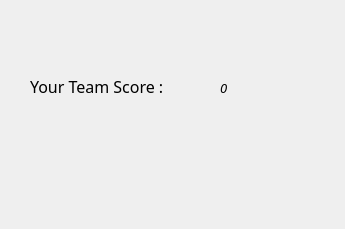
<?xml version="1.0" encoding="UTF-8"?>
<ui version="4.0">
 <class>Dialog</class>
 <widget class="QDialog" name="Dialog">
  <property name="geometry">
   <rect>
    <x>0</x>
    <y>0</y>
    <width>345</width>
    <height>229</height>
   </rect>
  </property>
  <property name="minimumSize">
   <size>
    <width>345</width>
    <height>229</height>
   </size>
  </property>
  <property name="maximumSize">
   <size>
    <width>346</width>
    <height>229</height>
   </size>
  </property>
  <property name="windowTitle">
   <string>FinalScore</string>
  </property>
  <property name="windowIcon">
   <iconset theme="final">
    <normaloff>.</normaloff>.</iconset>
  </property>
  <widget class="QLabel" name="label">
   <property name="geometry">
    <rect>
     <x>30</x>
     <y>70</y>
     <width>201</width>
     <height>33</height>
    </rect>
   </property>
   <property name="font">
    <font>
     <family>Bahnschrift Condensed</family>
     <pointsize>12</pointsize>
     <weight>50</weight>
     <bold>false</bold>
    </font>
   </property>
   <property name="text">
    <string>Your Team Score :</string>
   </property>
  </widget>
  <widget class="QLabel" name="finalscore">
   <property name="geometry">
    <rect>
     <x>220</x>
     <y>80</y>
     <width>101</width>
     <height>16</height>
    </rect>
   </property>
   <property name="font">
    <font>
     <family>Rockwell</family>
     <pointsize>10</pointsize>
     <italic>true</italic>
    </font>
   </property>
   <property name="text">
    <string>0</string>
   </property>
  </widget>
 </widget>
 <resources/>
 <connections/>
</ui>
